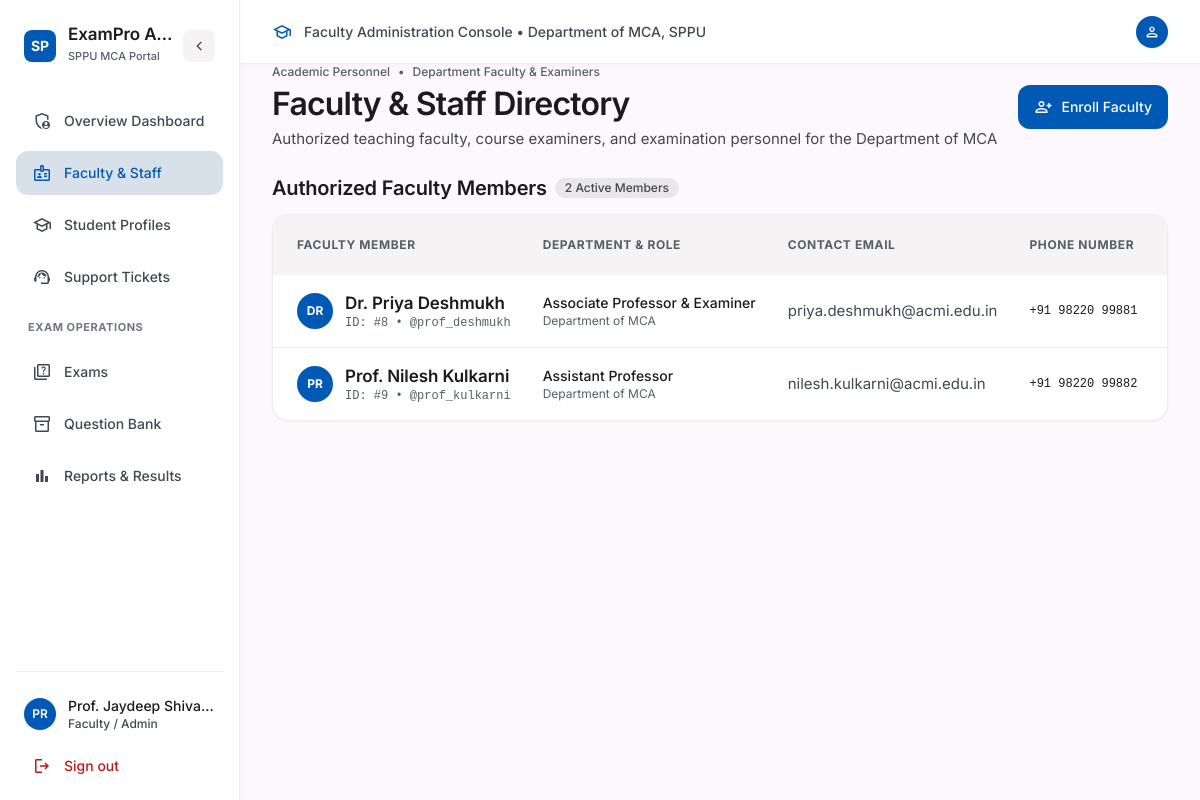
Screenshot of /admin/staff (signed in) with the database file from the repository.
### tables this page shows
CREATE TABLE users (
    id INTEGER PRIMARY KEY AUTOINCREMENT,
    username TEXT NOT NULL UNIQUE,
    email TEXT NOT NULL UNIQUE,
    password_hash TEXT NOT NULL,
    full_name TEXT NOT NULL,
    role TEXT NOT NULL CHECK(role IN ('admin', 'staff', 'student')),
    roll_number TEXT UNIQUE, -- applicable for students
    contact_number TEXT,
    profile_photo TEXT,
    department TEXT,
    designation TEXT,
    is_approved INTEGER NOT NULL DEFAULT 1 CHECK(is_approved IN (0, 1)),
    created_at TIMESTAMP DEFAULT CURRENT_TIMESTAMP
);

### app.py (the view)
@app.route("/admin/staff")
@admin_required
def admin_staff_page():
    staff_list = get_staff_roster()
    approved_staff = [s for s in staff_list if s.get("is_approved") == 1]
    return render_template(
        "admin/staff.html",
        approved_staff=approved_staff,
        total_count=len(approved_staff),
    )

### templates/admin/staff.html (shortened to what this page needs)
{% extends "admin/base_admin.html" %}
{% block content %}
<div class="flex flex-col md:flex-row md:items-center justify-between gap-space-md mb-space-lg">
  <div class="flex flex-col">
    <div class="flex items-center gap-space-xs text-secondary font-label-sm text-label-sm mb-1">
      <span>Academic Personnel</span>
      <span>&bull;</span>
      <span>Department Faculty &amp; Examiners</span>
    </div>
    <h1 class="font-headline-xl text-headline-xl text-on-surface tracking-tight">Faculty &amp; Staff Directory</h1>
    <p class="font-body-md text-body-md text-on-surface-variant mt-1">
      Authorized teaching faculty, course examiners, and examination personnel for the Department of MCA
    </p>
  </div>
  <div class="flex items-center gap-space-sm">
    <button onclick="document.getElementById('addFacultyModal').classList.remove('hidden')" class="h-11 px-4 rounded-xl bg-primary text-on-primary font-label-md text-label-md flex items-center gap-space-xs shadow-sm hover:opacity-95 transition-opacity cursor-pointer">
      <span class="material-symbols-outlined text-[20px]">person_add</span>
      <span>Enroll Faculty</span>
    </button>
  </div>
</div>
<div class="space-y-space-sm">
  <div class="flex items-center justify-between">
    <div class="flex items-center gap-2">
      <h2 class="font-headline-md text-headline-md text-on-surface">Authorized Faculty Members</h2>
      <span class="px-2.5 py-0.5 rounded-full bg-surface-container-high text-on-surface-variant font-label-sm text-label-sm font-medium">
        {{ approved_staff|length }} Active Members
      </span>
    </div>
  </div>
  <div class="bg-surface-container-lowest rounded-2xl shadow-sm overflow-hidden border border-surface-container-highest/60">
    <div class="overflow-x-auto w-full">
      <table class="w-full text-left border-collapse">
        <thead>
          <tr class="bg-surface-container-low text-secondary font-label-sm text-label-sm uppercase tracking-wider select-none">
            <th class="py-3.5 pl-6 pr-4">Faculty Member</th>
            <th class="py-3.5 px-4">Department &amp; Role</th>
            <th class="py-3.5 px-4">Contact Email</th>
            <th class="py-3.5 px-4">Phone Number</th>
            <th class="py-3.5 px-4">Exams Configured</th>
          </tr>
        </thead>
        <tbody class="divide-y divide-surface-container font-body-md text-body-md text-on-surface">
          {% for s in approved_staff %}
            <tr class="hover:bg-surface-container-low/40 transition-colors">
              <td class="py-4 pl-6 pr-4 whitespace-nowrap">
                <div class="flex items-center gap-3">
                  <div class="w-9 h-9 rounded-full bg-primary text-on-primary flex items-center justify-center font-bold text-xs shrink-0 shadow-sm">
                    {{ s.full_name[:2]|upper }}
                  </div>
                  <div class="flex flex-col">
                    <span class="font-title text-title text-on-surface font-semibold">{{ s.full_name }}</span>
                    <span class="text-xs text-secondary font-mono">ID: #{{ s.id }} &bull; @{{ s.username }}</span>
                  </div>
                </div>
              </td>
              <td class="py-4 px-4 whitespace-nowrap">
                <div class="font-medium text-on-surface text-sm">{{ s.designation or 'Faculty Member' }}</div>
                <div class="text-xs text-secondary">{{ s.department or 'Department of MCA' }}</div>
              </td>
              <td class="py-4 px-4 whitespace-nowrap text-on-surface-variant font-body-sm">
                {{ s.email }}
              </td>
              <td class="py-4 px-4 whitespace-nowrap text-on-surface font-body-sm font-mono text-xs">
                {{ s.contact_number or '—' }}
              </td>
              <td class="py-4 px-4 whitespace-nowrap text-on-surface font-body-sm font-semibold">
              </td>
            </tr>
          {% else %}
            <tr>
              <td colspan="7" class="py-8 text-center text-on-surface-variant font-body-sm">
                No active faculty members registered yet. Click &ldquo;Enroll Faculty&rdquo; to add professors.
              </td>
            </tr>
          {% endfor %}
        </tbody>
      </table>
    </div>
  </div>
</div>
{% endblock %}

### templates/admin/base_admin.html (shortened to what this page needs)
{% extends "base.html" %}
{% block layout %}
<aside id="adminSidebar" class="fixed left-0 top-0 h-full w-60 bg-surface-container-lowest shadow-[0_1px_8px_rgba(0,0,0,0.04)] z-50 flex flex-col justify-between p-space-md border-r border-surface-container-highest/60 transition-transform duration-300">
  <div class="flex flex-col gap-space-lg">
    <div class="flex items-center justify-between px-space-xs py-space-xs">
      <a href="{{ url_for('admin_dashboard') }}" class="flex items-center gap-space-sm min-w-0">
        <div class="w-8 h-8 rounded-lg bg-primary text-on-primary flex items-center justify-center font-bold text-sm shadow-sm shrink-0">SP</div>
        <div class="flex flex-col min-w-0" id="sidebarBrandText">
          <span class="font-title text-title text-on-surface truncate leading-tight">ExamPro Admin</span>
          <span class="text-[11px] text-secondary font-medium truncate">SPPU MCA Portal</span>
        </div>
      </a>
      <button type="button" id="sidebarToggleBtn" class="w-8 h-8 rounded-lg bg-surface-container-low hover:bg-surface-container text-on-surface-variant hover:text-on-surface flex items-center justify-center transition-colors shrink-0" title="Toggle Sidebar" aria-label="Toggle Sidebar">
        <span id="sidebarToggleIcon" class="material-symbols-outlined text-[18px]">chevron_left</span>
      </button>
    </div>
    <nav class="flex flex-col gap-space-xs">
      {% if current_user and current_user.role == 'staff' %}
        <a href="{{ url_for('staff_dashboard') }}" class="flex items-center gap-space-sm px-space-md py-space-sm rounded-xl transition-colors {% if request.endpoint == 'staff_dashboard' %}bg-secondary-container text-primary font-title{% else %}text-on-surface-variant hover:bg-surface-container-high hover:text-on-surface{% endif %}">
          <span class="material-symbols-outlined text-[20px]">dashboard</span>
          <span class="font-label-md text-label-md sidebar-label">Faculty Dashboard</span>
        </a>
        <a href="{{ url_for('admin_exams_page') }}" class="flex items-center gap-space-sm px-space-md py-space-sm rounded-xl transition-colors {% if request.endpoint == 'admin_exams_page' %}bg-secondary-container text-primary font-title{% else %}text-on-surface-variant hover:bg-surface-container-high hover:text-on-surface{% endif %}">
          <span class="material-symbols-outlined text-[20px]">quiz</span>
          <span class="font-label-md text-label-md sidebar-label">Manage Tests</span>
        </a>
        <a href="{{ url_for('admin_questions_page') }}" class="flex items-center gap-space-sm px-space-md py-space-sm rounded-xl transition-colors {% if request.endpoint == 'admin_questions_page' %}bg-secondary-container text-primary font-title{% else %}text-on-surface-variant hover:bg-surface-container-high hover:text-on-surface{% endif %}">
          <span class="material-symbols-outlined text-[20px]">inventory_2</span>
          <span class="font-label-md text-label-md sidebar-label">Question Bank</span>
        </a>
        <a href="{{ url_for('admin_reports_page') }}" class="flex items-center gap-space-sm px-space-md py-space-sm rounded-xl transition-colors {% if request.endpoint == 'admin_reports_page' %}bg-secondary-container text-primary font-title{% else %}text-on-surface-variant hover:bg-surface-container-high hover:text-on-surface{% endif %}">
          <span class="material-symbols-outlined text-[20px]">bar_chart</span>
          <span class="font-label-md text-label-md sidebar-label">Results &amp; Reports</span>
        </a>
      {% else %}
        <a href="{{ url_for('admin_dashboard') }}" class="flex items-center gap-space-sm px-space-md py-space-sm rounded-xl transition-colors {% if request.endpoint == 'admin_dashboard' %}bg-secondary-container text-primary font-title{% else %}text-on-surface-variant hover:bg-surface-container-high hover:text-on-surface{% endif %}">
          <span class="material-symbols-outlined text-[20px]">admin_panel_settings</span>
          <span class="font-label-md text-label-md sidebar-label">Overview Dashboard</span>
        </a>
        <a href="{{ url_for('admin_staff_page') }}" class="flex items-center justify-between px-space-md py-space-sm rounded-xl transition-colors {% if request.endpoint == 'admin_staff_page' %}bg-secondary-container text-primary font-title{% else %}text-on-surface-variant hover:bg-surface-container-high hover:text-on-surface{% endif %}">
          <div class="flex items-center gap-space-sm">
            <span class="material-symbols-outlined text-[20px]">badge</span>
            <span class="font-label-md text-label-md sidebar-label">Faculty &amp; Staff</span>
          </div>
        </a>
        <a href="{{ url_for('admin_students_page') }}" class="flex items-center gap-space-sm px-space-md py-space-sm rounded-xl transition-colors {% if request.endpoint == 'admin_students_page' %}bg-secondary-container text-primary font-title{% else %}text-on-surface-variant hover:bg-surface-container-high hover:text-on-surface{% endif %}">
          <span class="material-symbols-outlined text-[20px]">school</span>
          <span class="font-label-md text-label-md sidebar-label">Student Profiles</span>
        </a>
        <a href="{{ url_for('admin_tickets_page') }}" class="flex items-center justify-between px-space-md py-space-sm rounded-xl transition-colors {% if request.endpoint == 'admin_tickets_page' %}bg-secondary-container text-primary font-title{% else %}text-on-surface-variant hover:bg-surface-container-high hover:text-on-surface{% endif %}">
          <div class="flex items-center gap-space-sm">
            <span class="material-symbols-outlined text-[20px]">support_agent</span>
            <span class="font-label-md text-label-md sidebar-label">Support Tickets</span>
          </div>
        </a>
        <div class="pt-2 pb-1 px-space-sm">
          <span class="text-[11px] font-bold uppercase tracking-wider text-outline sidebar-label">Exam Operations</span>
        </div>
        <a href="{{ url_for('admin_exams_page') }}" class="flex items-center gap-space-sm px-space-md py-space-sm rounded-xl transition-colors {% if request.endpoint == 'admin_exams_page' %}bg-secondary-container text-primary font-title{% else %}text-on-surface-variant hover:bg-surface-container-high hover:text-on-surface{% endif %}">
          <span class="material-symbols-outlined text-[20px]">quiz</span>
          <span class="font-label-md text-label-md sidebar-label">Exams</span>
        </a>
        <a href="{{ url_for('admin_questions_page') }}" class="flex items-center gap-space-sm px-space-md py-space-sm rounded-xl transition-colors {% if request.endpoint == 'admin_questions_page' %}bg-secondary-container text-primary font-title{% else %}text-on-surface-variant hover:bg-surface-container-high hover:text-on-surface{% endif %}">
          <span class="material-symbols-outlined text-[20px]">inventory_2</span>
          <span class="font-label-md text-label-md sidebar-label">Question Bank</span>
        </a>
        <a href="{{ url_for('admin_reports_page') }}" class="flex items-center gap-space-sm px-space-md py-space-sm rounded-xl transition-colors {% if request.endpoint == 'admin_reports_page' %}bg-secondary-container text-primary font-title{% else %}text-on-surface-variant hover:bg-surface-container-high hover:text-on-surface{% endif %}">
          <span class="material-symbols-outlined text-[20px]">bar_chart</span>
          <span class="font-label-md text-label-md sidebar-label">Reports &amp; Results</span>
        </a>
      {% endif %}
    </nav>
  </div>
  <div class="flex flex-col gap-space-xs pt-space-md border-t border-surface-container-highest/60">
    <div class="flex items-center gap-space-sm px-space-xs py-space-xs">
      <div class="w-8 h-8 rounded-full bg-primary text-on-primary flex items-center justify-center shrink-0 font-semibold text-xs shadow-sm">
        {{ (current_user.full_name or 'Prof')[:2]|upper }}
      </div>
      <div class="flex flex-col min-w-0 sidebar-label">
        <span class="font-label-md text-label-md text-on-surface truncate">
          {{ current_user.full_name or 'Prof. Jaydeep S. Karpe' }}
        </span>
        <span class="font-label-sm text-label-sm text-on-surface-variant truncate">
          Faculty / Admin
        </span>
      </div>
    </div>
    <a class="flex items-center gap-space-sm px-space-md py-space-xs rounded-xl text-error hover:bg-error-container hover:text-on-error-container transition-colors" href="{{ url_for('admin_logout') }}">
      <span class="material-symbols-outlined text-[20px]">logout</span>
      <span class="font-label-md text-label-md sidebar-label">Sign out</span>
    </a>
  </div>
</aside>
<div id="adminMainWrapper" class="pl-60 transition-[padding] duration-300">
  <header id="adminTopHeader" class="fixed top-0 left-60 right-0 h-16 bg-surface-container-lowest shadow-[0_1px_8px_rgba(0,0,0,0.04)] z-40 flex items-center justify-between px-space-xl border-b border-surface-container-highest/60 transition-[left] duration-300">
    <div class="flex items-center gap-space-sm text-on-surface-variant">
      <span class="material-symbols-outlined text-[20px] text-primary">school</span>
      <span class="font-label-md text-label-md truncate">Faculty Administration Console &bull; Department of MCA, SPPU</span>
    </div>
    <div class="flex items-center gap-space-md">
      <div class="w-8 h-8 rounded-full bg-primary text-on-primary flex items-center justify-center shadow-sm">
        <span class="material-symbols-outlined text-[18px]">person</span>
      </div>
    </div>
  </header>
  <main class="relative pt-16 w-full bg-surface min-h-screen px-space-xl py-space-lg">
    <div class="flex flex-col w-full">
      {% block content %}{% endblock %}
    </div>
  </main>
</div>
{% endblock %}

### rows the page displays
users: full_name "PR", full_name "Prof. Jaydeep Shiva…"
users: full_name "DR", full_name "Dr. Priya Deshmukh", id "8", username "prof_deshmukh", designation "Associate Professor & Examiner", department "Department of MCA", email "priya.deshmukh@acmi.edu.in", contact_number "+91 98220 99881"
users: full_name "PR", full_name "Prof. Nilesh Kulkarni", id "9", username "prof_kulkarni", designation "Assistant Professor", department "Department of MCA", email "nilesh.kulkarni@acmi.edu.in", contact_number "+91 98220 99882"

### other values shown
{{ approved_staff|length }} "2"
